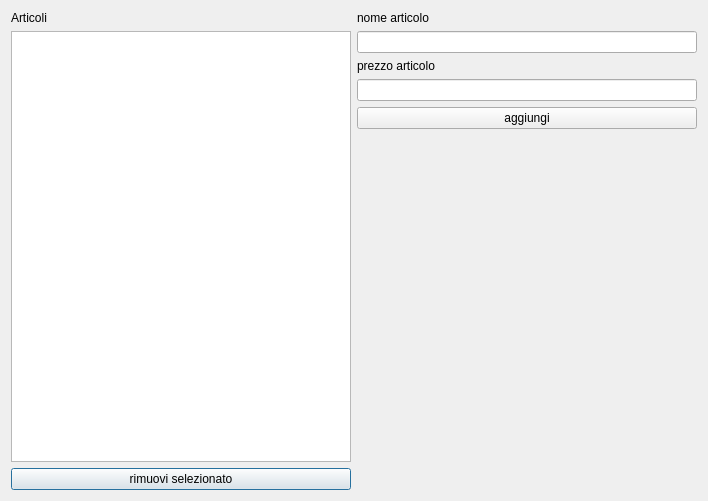
<?xml version="1.0" encoding="UTF-8"?>
<ui version="4.0">
 <class>Article_settings</class>
 <widget class="QDialog" name="Article_settings">
  <property name="geometry">
   <rect>
    <x>0</x>
    <y>0</y>
    <width>708</width>
    <height>501</height>
   </rect>
  </property>
  <property name="windowTitle">
   <string>Dialog</string>
  </property>
  <layout class="QVBoxLayout" name="verticalLayout_6">
   <item>
    <layout class="QHBoxLayout" name="horizontalLayout">
     <item>
      <layout class="QVBoxLayout" name="verticalLayout_5">
       <item>
        <layout class="QVBoxLayout" name="verticalLayout">
         <item>
          <widget class="QLabel" name="label">
           <property name="text">
            <string>Articoli</string>
           </property>
          </widget>
         </item>
         <item>
          <widget class="QTableView" name="tableView"/>
         </item>
        </layout>
       </item>
       <item>
        <widget class="QPushButton" name="pushButton_2">
         <property name="text">
          <string>rimuovi selezionato</string>
         </property>
        </widget>
       </item>
      </layout>
     </item>
     <item>
      <layout class="QVBoxLayout" name="verticalLayout_4">
       <item>
        <layout class="QVBoxLayout" name="verticalLayout_2">
         <item>
          <widget class="QLabel" name="label_2">
           <property name="text">
            <string>nome articolo</string>
           </property>
          </widget>
         </item>
         <item>
          <widget class="QLineEdit" name="lineEdit"/>
         </item>
        </layout>
       </item>
       <item>
        <layout class="QVBoxLayout" name="verticalLayout_3">
         <item>
          <widget class="QLabel" name="label_3">
           <property name="text">
            <string>prezzo articolo</string>
           </property>
          </widget>
         </item>
         <item>
          <widget class="QLineEdit" name="lineEdit_2"/>
         </item>
        </layout>
       </item>
       <item>
        <widget class="QPushButton" name="pushButton">
         <property name="text">
          <string>aggiungi</string>
         </property>
        </widget>
       </item>
       <item>
        <spacer name="verticalSpacer_2">
         <property name="orientation">
          <enum>Qt::Vertical</enum>
         </property>
         <property name="sizeHint" stdset="0">
          <size>
           <width>20</width>
           <height>18</height>
          </size>
         </property>
        </spacer>
       </item>
      </layout>
     </item>
    </layout>
   </item>
  </layout>
 </widget>
 <resources/>
 <connections/>
</ui>
